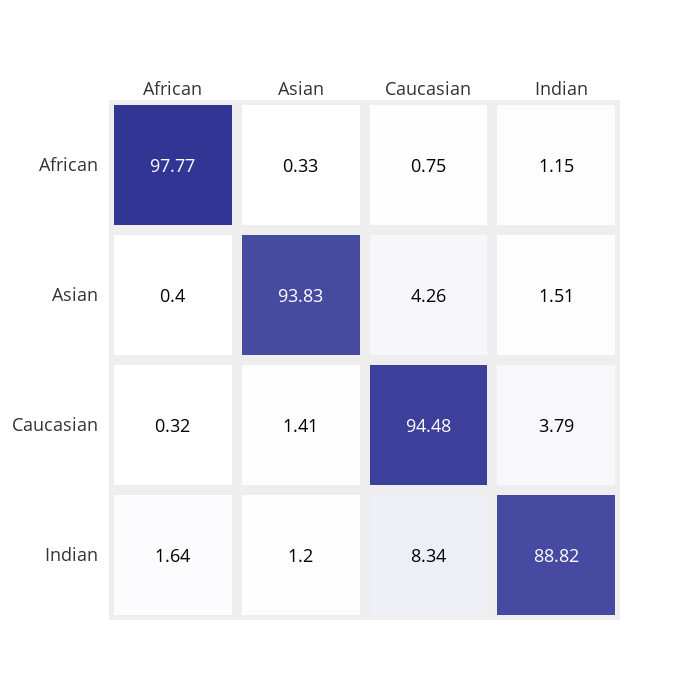

Notebook cell for this chart:
### Code cell
"""
confusion matrix generator wit plotly express
@todo: not looks elegant create colorscale
"""
import numpy as np
import plotly.graph_objects as go
from sklearn.metrics import confusion_matrix
import plotly.figure_factory as ff
from optparse import OptionParser
from plotly.offline import iplot, init_notebook_mode

init_notebook_mode(connected=True)

# from input file or arrays
def draw_confusion_matrix(prediction, label, output_file):
    if type(prediction) == str and type(label) == str:
        y_pred = np.load(prediction)
        y_true = np.load(label)
    if isinstance(prediction, np.ndarray) and isinstance(label, np.ndarray):
        y_true, y_pred = label, prediction

    z = confusion_matrix(y_true, y_pred)
    z_normalized = z.astype("int") / z.sum(axis=1)[:, np.newaxis] * 100
    z_normalized = np.around(z_normalized, decimals=2)
    np.savetxt(output_file[-2:] + "cf.csv", z_normalized)

    x = ["African", "Asian", "Caucasian", "  Indian"]
    y = ["African", "Asian", "Caucasian", "  Indian"]
    fig = ff.create_annotated_heatmap(
        z,
        x=x,
        y=y,
        xgap=10,
        ygap=10,
        annotation_text=z_normalized,
        colorscale=[[0.0, "rgb(255,255,255)"], [1.0, "rgb(49,54,149)"],],
    )
    fig["layout"]["yaxis"]["autorange"] = "reversed"
    fig.update_layout(
        font=dict(family="'Open Sans'", size=18, color="#333333"),
        width=700,
        height=700,
        xaxis=dict(showgrid=False),
        yaxis=dict(showgrid=False),
        paper_bgcolor="rgba(0,0,0,0)",  # transparent bg
        plot_bgcolor="rgba(238, 238, 238, 255)",  # figure bg
    )
    fig.write_image(output_file)
    iplot(fig)


# if __name__ == '__main__':
#     parser = OptionParser()
#     parser.add_option('--pf', '--prediction_file', dest='prediction_file', default='../source/wsdan_predictions.npy',
#                       help='predicted label file')
#     parser.add_option('--lf', '--label_file', dest='label_file', default='../source/wsdan_ground_truth.npy',
#                       help='ground truth label file .npy format')

#     parser.add_option('--of', '--output_file', dest='output_file', default='wsdan_confusion.pdf',
#                       help='output confusion matrix file')

#     (options, args) = parser.parse_args()
#     draw_confusion_matrix(options.prediction_file,options.label_file,options.output_file)
draw_confusion_matrix(
    "../source/wsdan_predictions.npy",
    "../source/wsdan_ground_truth.npy",
    "wsdan_confusion2.pdf",
)

### Figure 1 — Plotly figure (JSON) as saved in the notebook; plotly's stock layout.template omitted (floating-point values rounded to 4 significant figures)
{"data": [{"colorscale": [[0, "rgb(255,255,255)"], [1, "rgb(49,54,149)"]], "reversescale": false, "showscale": false, "type": "heatmap", "x": ["African", "Asian", "Caucasian", "  Indian"], "xgap": 10, "y": ["African", "Asian", "Caucasian", "  Indian"], "ygap": 10, "z": [[10160, 34, 78, 120], [39, 9079, 412, 146], [33, 144, 9633, 386], [169, 124, 859, 9150]]}], "layout": {"annotations": [{"font": {"color": "#FFFFFF"}, "showarrow": false, "text": "97.77", "x": "African", "xref": "x", "y": "African", "yref": "y"}, {"font": {"color": "#000000"}, "showarrow": false, "text": "0.33", "x": "Asian", "xref": "x", "y": "African", "yref": "y"}, {"font": {"color": "#000000"}, "showarrow": false, "text": "0.75", "x": "Caucasian", "xref": "x", "y": "African", "yref": "y"}, {"font": {"color": "#000000"}, "showarrow": false, "text": "1.15", "x": "  Indian", "xref": "x", "y": "African", "yref": "y"}, {"font": {"color": "#000000"}, "showarrow": false, "text": "0.4", "x": "African", "xref": "x", "y": "Asian", "yref": "y"}, {"font": {"color": "#FFFFFF"}, "showarrow": false, "text": "93.83", "x": "Asian", "xref": "x", "y": "Asian", "yref": "y"}, {"font": {"color": "#000000"}, "showarrow": false, "text": "4.26", "x": "Caucasian", "xref": "x", "y": "Asian", "yref": "y"}, {"font": {"color": "#000000"}, "showarrow": false, "text": "1.51", "x": "  Indian", "xref": "x", "y": "Asian", "yref": "y"}, {"font": {"color": "#000000"}, "showarrow": false, "text": "0.32", "x": "African", "xref": "x", "y": "Caucasian", "yref": "y"}, {"font": {"color": "#000000"}, "showarrow": false, "text": "1.41", "x": "Asian", "xref": "x", "y": "Caucasian", "yref": "y"}, {"font": {"color": "#FFFFFF"}, "showarrow": false, "text": "94.48", "x": "Caucasian", "xref": "x", "y": "Caucasian", "yref": "y"}, {"font": {"color": "#000000"}, "showarrow": false, "text": "3.79", "x": "  Indian", "xref": "x", "y": "Caucasian", "yref": "y"}, {"font": {"color": "#000000"}, "showarrow": false, "text": "1.64", "x": "African", "xref": "x", "y": "  Indian", "yref": "y"}, {"font": {"color": "#000000"}, "showarrow": false, "text": "1.2", "x": "Asian", "xref": "x", "y": "  Indian", "yref": "y"}, {"font": {"color": "#000000"}, "showarrow": false, "text": "8.34", "x": "Caucasian", "xref": "x", "y": "  Indian", "yref": "y"}, {"font": {"color": "#FFFFFF"}, "showarrow": false, "text": "88.82", "x": "  Indian", "xref": "x", "y": "  Indian", "yref": "y"}], "font": {"color": "#333333", "family": "'Open Sans'", "size": 18}, "height": 700, "paper_bgcolor": "rgba(0, 0, 0, 0)", "plot_bgcolor": "rgba(238, 238, 238, 255)", "width": 700, "xaxis": {"autorange": true, "dtick": 1, "gridcolor": "rgb(0, 0, 0)", "range": [-0.5, 3.5], "showgrid": false, "side": "top", "ticks": "", "type": "category"}, "yaxis": {"autorange": true, "dtick": 1, "range": [3.5, -0.5], "showgrid": false, "ticks": "", "ticksuffix": "  ", "type": "category"}}}
